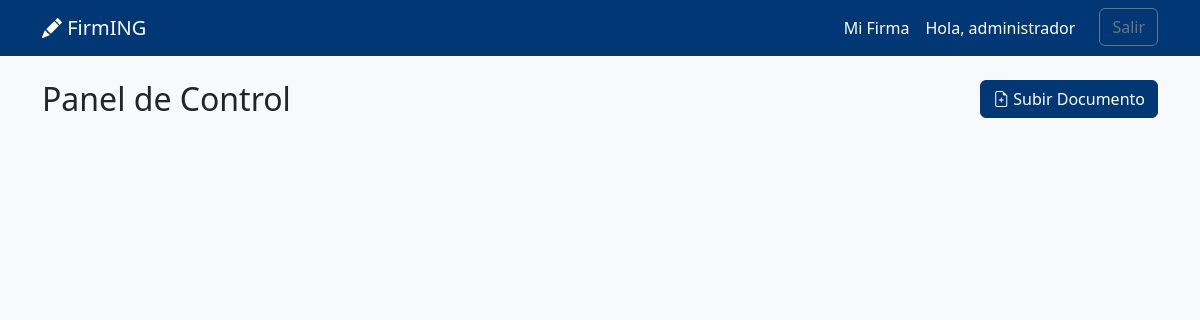
The app's page / (signed in), older data.
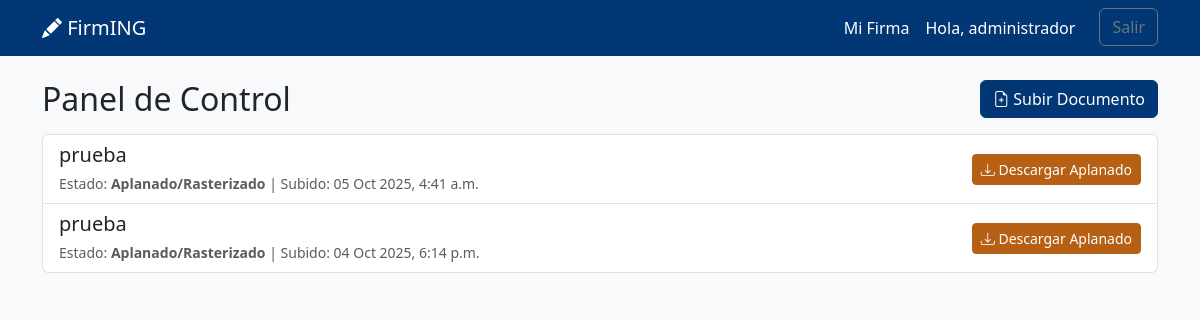
The same page, newer data.
### core/models.py (models this page shows, shortened)
class Document(models.Model):
    STATUS_CHOICES = (
        ('uploaded', 'Subido'),
        ('signed', 'Firmado'),
        ('flattened', 'Aplanado/Rasterizado'),
        ('flattened_original', 'Original Aplanado'),
    )
    owner = models.ForeignKey(User, on_delete=models.CASCADE)
    title = models.CharField(max_length=200)
    original_file = models.FileField(upload_to='documents/original/')
    signed_file = models.FileField(upload_to='documents/signed/', null=True, blank=True)
    created_at = models.DateTimeField(auto_now_add=True)
    status = models.CharField(max_length=20, choices=STATUS_CHOICES, default='uploaded')

### core/views.py (the view)
# urls.py: path('', views.dashboard, name='dashboard'),
@login_required
def dashboard(request):
    user_documents = Document.objects.filter(owner=request.user).order_by('-created_at')
    context = {
        'documents': user_documents
    }
    return render(request, 'core/dashboard.html', context)

### core/templates/core/dashboard.html (shortened to what this page needs)
{% extends "core/base.html" %}
{% block page_content %}
    <div class="d-flex justify-content-between align-items-center mb-3">
        <h2 class="mb-0">Panel de Control</h2>
        <a href="{% url 'upload_document' %}" class="btn btn-primary">
            <i class="bi bi-file-earmark-plus"></i> Subir Documento
        </a>
    </div>
    {% if documents %}
        <div class="list-group">
            {% for document in documents %}
                <div class="list-group-item list-group-item-action d-flex justify-content-between align-items-center">
                    <div>
                        <h5 class="mb-1">{{ document.title }}</h5>
                        <small class="text-muted">Estado: <strong>{{ document.get_status_display }}</strong> | Subido: {{ document.created_at|date:"d M Y, P" }}</small>
                    </div>
                    <div>
                        {% if document.status == 'flattened' %}
                            <a href="{{ document.signed_file.url }}" class="btn btn-sm btn-success" download>
                                <i class="bi bi-download"></i> Descargar Aplanado
                            </a>
                        {% elif document.status == 'signed' %}
                            <button class="btn btn-sm btn-primary btn-rasterizar" data-document-id="{{ document.pk }}">
                                <i class="bi bi-pass-fill"></i> Aplanar
                            </button>
                        {% endif %}
                    </div>
                </div>
            {% endfor %}
        </div>
        {% endif %}
{% endblock %}

### core/templates/core/base.html (shortened to what this page needs)
{% load static %}<!doctype html>
<html lang="es">
<head>
    <link href="https://cdn.jsdelivr.net/npm/bootstrap@5.3.3/dist/css/bootstrap.min.css" rel="stylesheet">
    <link rel="stylesheet" href="{% static 'core/css/custom.css' %}">
    <link rel="stylesheet" href="https://cdn.jsdelivr.net/npm/bootstrap-icons@1.11.3/font/bootstrap-icons.min.css">
</head>
<body class="bg-light">
    <nav class="navbar navbar-expand-lg navbar-dark navbar-custom">
        <div class="container">
            <a class="navbar-brand" href="{% url 'dashboard' %}"><i class="bi bi-pencil-fill"></i> FirmING</a>
            <div class="collapse navbar-collapse">
                <ul class="navbar-nav ms-auto mb-2 mb-lg-0">
                    {% if user.is_authenticated %}
                        <li class="nav-item">
                            <a class="nav-link" href="{% url 'manage_signature' %}">Mi Firma</a>
                        </li>
                        <li class="nav-item">
                            <span class="nav-link me-3">Hola, {{ user.username }}</span>
                        </li>
                        <li class="nav-item">
                            <form action="{% url 'logout' %}" method="post">
                                <button type="submit" class="btn btn-outline-secondary">Salir</button>
                            </form>
                        </li>
                    {% else %}
                        <li class="nav-item">
                            <a class="nav-link" href="{% url 'login' %}">Ingresar</a>
                        </li>
                    {% endif %}
                </ul>
            </div>
        </div>
    </nav>
    <main class="container my-4">
        {% block page_content %}{% endblock %}
    </main>
</body>
</html>

### core/static/core/css/custom.css (style rules this page uses)
:root { --usc-blue: #003774; --usc-accent-orange: #B56014; --usc-hover-blue: #026466; --usc-light-gray: #f8f9fa; --white: #FFFFFF; --text-dark: #212529; }
body { background-color: var(--usc-light-gray); color: var(--text-dark); }
.navbar-custom { background-color: var(--usc-blue); }
.navbar-custom .navbar-brand, .navbar-custom .navbar-nav .nav-link, .navbar-custom .navbar-text { color: var(--white); transition: color 0.2s ease-in-out; }
.btn-primary { background-color: var(--usc-blue); border-color: var(--usc-blue); color: var(--white); }
.btn-success, .btn-accent { background-color: var(--usc-accent-orange); border-color: var(--usc-accent-orange); color: var(--white); }
a { color: var(--usc-blue); text-decoration: none; transition: color 0.2s ease-in-out; }

Row changes from the older to the newer data that the page shows:
added Document: title "prueba", status "Aplanado/Rasterizado", created_at "05 Oct 2025, 4:41 a.m."
added Document: title "prueba", status "Aplanado/Rasterizado", created_at "04 Oct 2025, 6:14 p.m."
